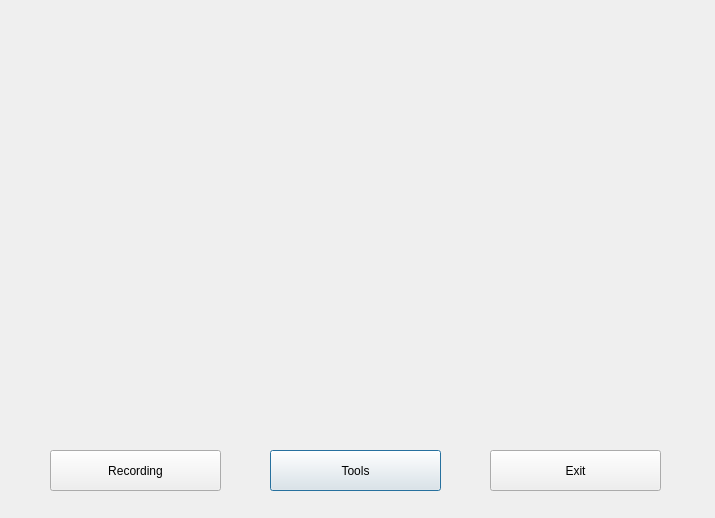
<?xml version="1.0" encoding="UTF-8"?>
<ui version="4.0">
 <class>Dialog</class>
 <widget class="QDialog" name="Dialog">
  <property name="geometry">
   <rect>
    <x>0</x>
    <y>0</y>
    <width>715</width>
    <height>518</height>
   </rect>
  </property>
  <property name="windowTitle">
   <string>Dialog</string>
  </property>
  <widget class="QPushButton" name="pushButton">
   <property name="geometry">
    <rect>
     <x>270</x>
     <y>450</y>
     <width>171</width>
     <height>41</height>
    </rect>
   </property>
   <property name="text">
    <string>Tools</string>
   </property>
  </widget>
  <widget class="QPushButton" name="pushButton_2">
   <property name="geometry">
    <rect>
     <x>50</x>
     <y>450</y>
     <width>171</width>
     <height>41</height>
    </rect>
   </property>
   <property name="text">
    <string>Recording</string>
   </property>
  </widget>
  <widget class="QPushButton" name="pushButton_3">
   <property name="geometry">
    <rect>
     <x>490</x>
     <y>450</y>
     <width>171</width>
     <height>41</height>
    </rect>
   </property>
   <property name="text">
    <string>Exit</string>
   </property>
  </widget>
 </widget>
 <resources/>
 <connections/>
</ui>
